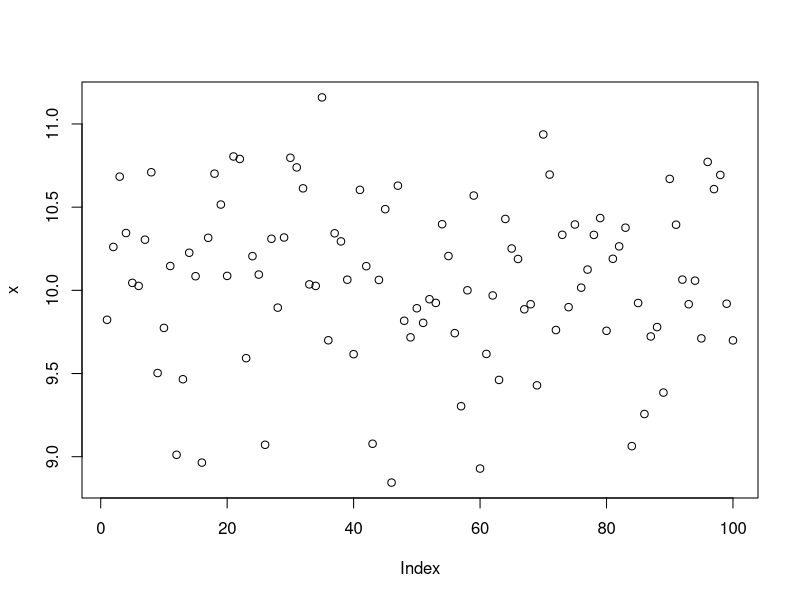
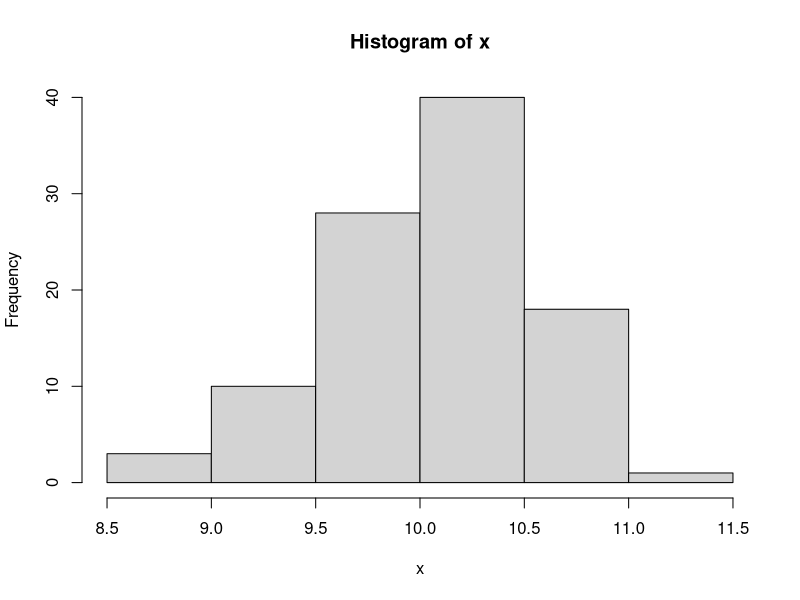
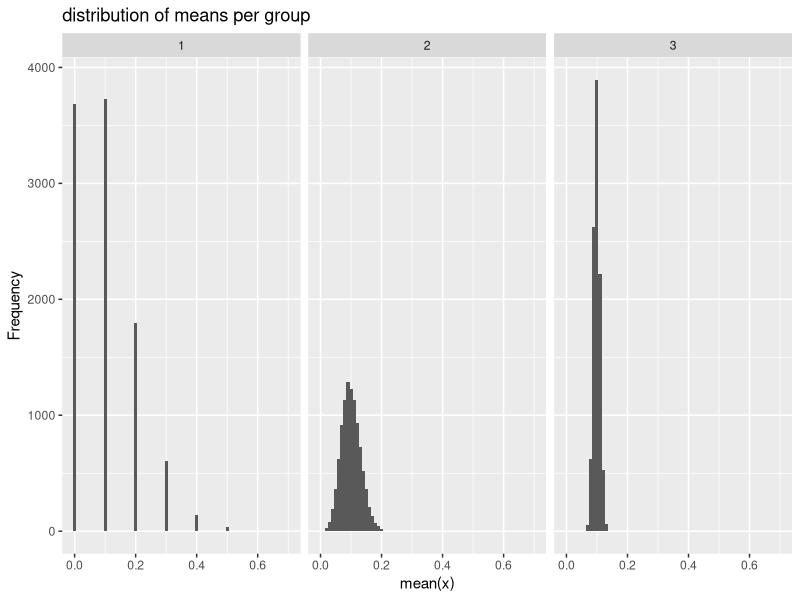

Generate these figures, in order, with R:
## ---- chunk 1
library(knitr)
knitr::opts_chunk$set(echo = TRUE)
## ---- chunk 2
n <- 100
mu <- 10
sigma <- 0.5
x <- rnorm(n, mu, sigma)
## ---- chunk 3
plot(x)
## ---- chunk 4
x_mean <- sum(x) / n-1
x_var <- sum((x - x_mean)^2 / (n-1))
x_sd <- sqrt(x_var)
## ---- chunk 5
df_params <- data.frame(parameter = c("n", "mu", "sigma"), value = c(n, mu, sigma))
kable(df_params)
## ---- chunk 6
df_params <- data.frame(measure = c("mean", "variance", "standard deviation"), value = c(x_mean, x_var, x_sd))
kable(df_params)
## ---- chunk 7
hist(x)
## ---- chunk 8
gen_binomial_means <- function(nn, m) {
  if (m < 1) {
    stop("m must be >= 1")
  }
  if (nn < 1) {
    stop("nn must be >= 1")
  }
  trials <- 10
  binom_distributions <- matrix(rbinom(m * nn, trials, 0.01), nrow = nn, ncol = m)
  result <- apply(binom_distributions, 2, mean)
  return(result)
}

means <- lapply(c(10, 100, 1000), gen_binomial_means, 10000)
## ---- chunk 9
library(ggplot2)
df <- rbind(
  data.frame(group = 1, x = means[[1]]),
  data.frame(group = 2, x = means[[2]]),
  data.frame(group = 3, x = means[[3]])
)
ggplot(df) +
  geom_histogram(aes(x = x), binwidth=0.01) +
  ggtitle("distribution of means per group") +
  xlab("mean(x)") +
  ylab("Frequency") +
  facet_grid(. ~ group)
## ---- chunk 10
x <- rnorm(25, 1.1, 0.8)

